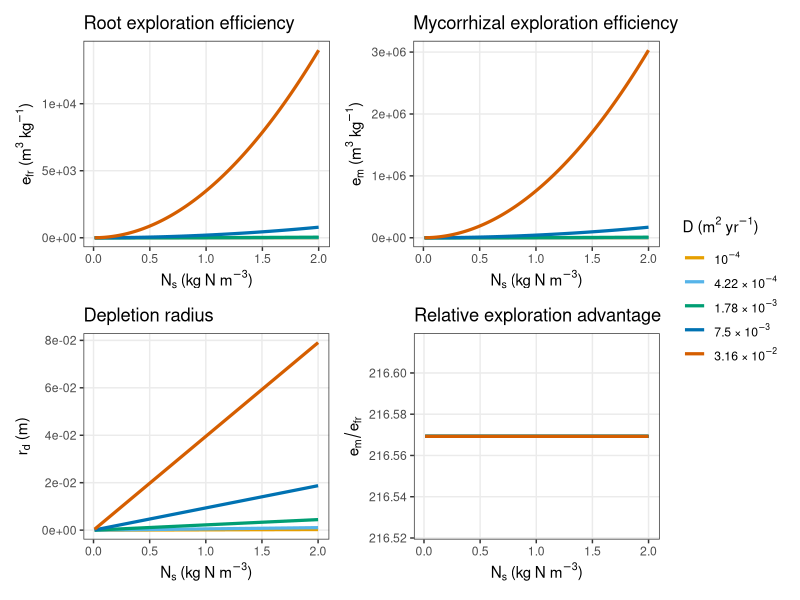
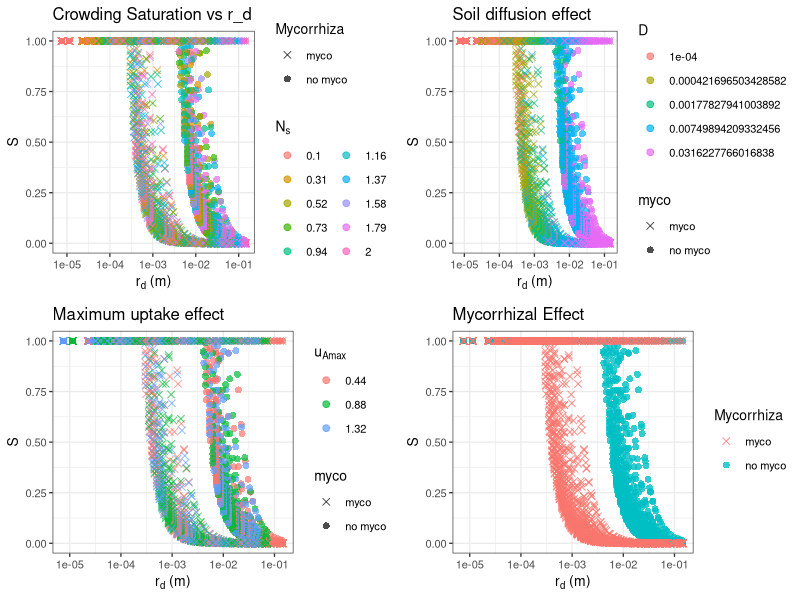
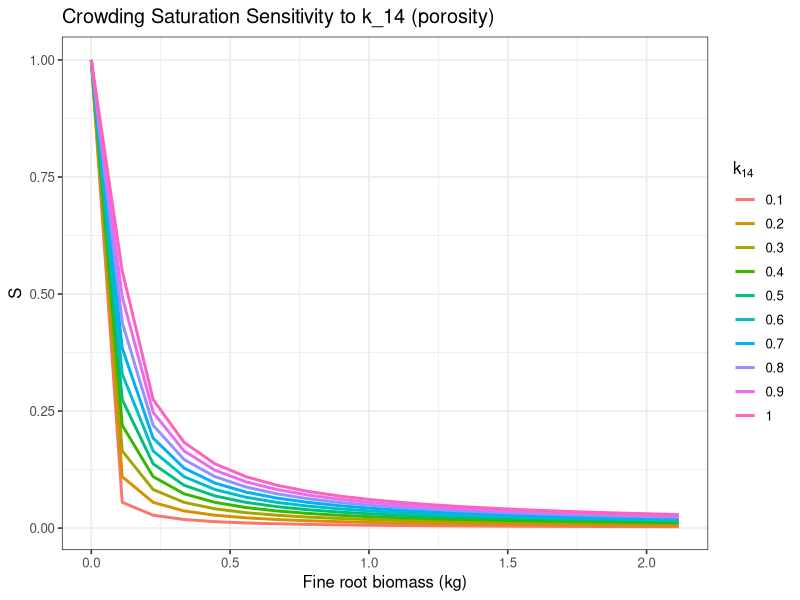
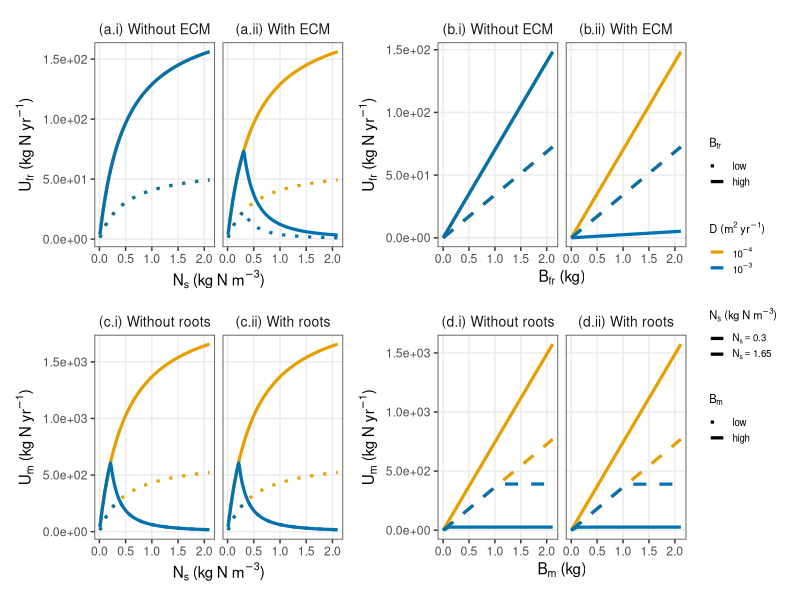
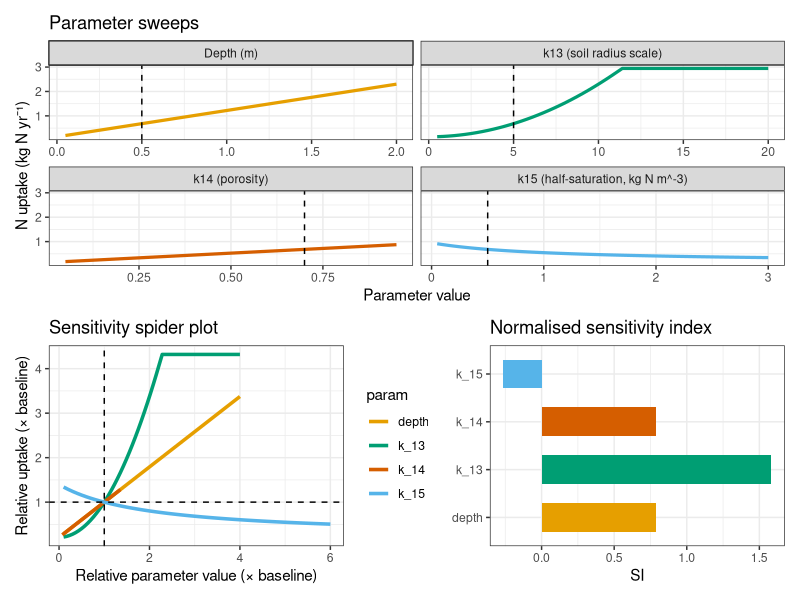
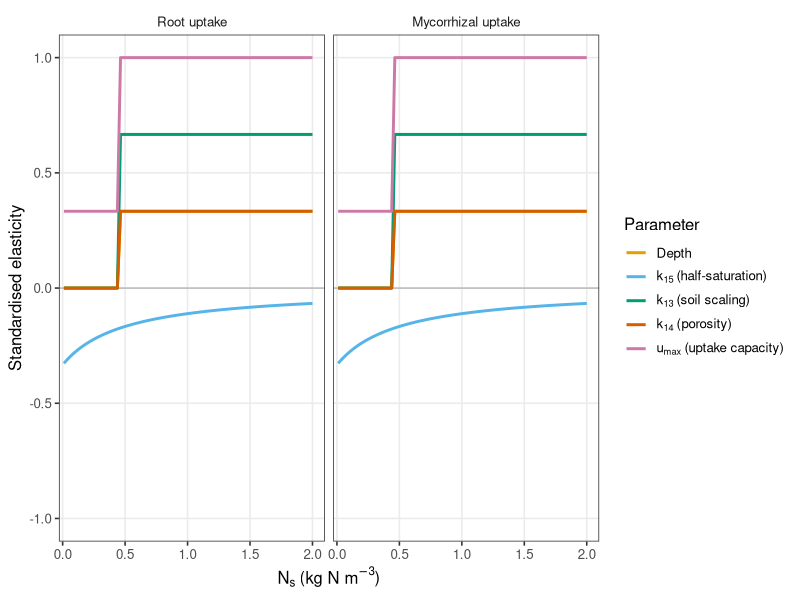
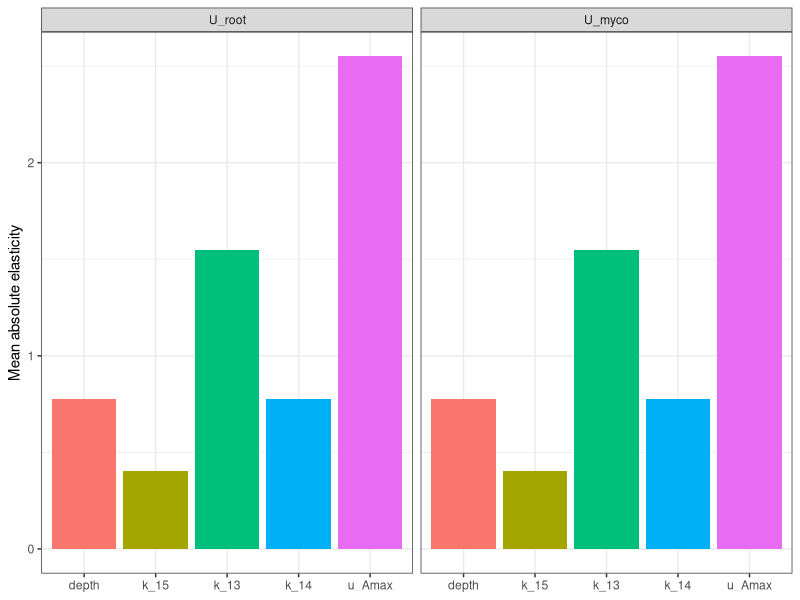

Here is the R script that generated these plots, in order:
## ---- chunk 1
library(ggplot2)
library(dplyr)
library(tidyr)
library(purrr)
library(gridExtra)
library(patchwork)
library(viridis)
## ---- chunk 2
###
### SOIL PARAMETERS
###

# Area-based max uptake (kg N m^-2 year^-1) — from hydroponic experiments
u_Amax <- 0.8

# Effective soil diffusion coefficient (m^2 year^-1)
D_default <- 1e-3

# Biochemical half-saturation constant (kg N m^-3)
k_15 <- 0.5

depth <- 0.5

###
### ROOT PARAMETERS
###

# ECM hyphal traits
myco_diameter <- 1e-5   # m
myco_density  <- 330    # kg m^-3

# Mycorrhizal turnover rate (year^-1)
T_m <- 2

# Fraction of roots colonised by ECM
mycorrhized <- 0.9

# Root architecture defaults
n <- 2.75e6
l <- 1.5

C_r <- 2
A_c <- C_r^2 * pi

###
### EXTRA PARAMETERS
###

k_9  <- 0.01
k_8  <- 2.7

# Soil volume scaling
k_13 <- 5
k_14 <- 0.7

traits <- list(
  k_0 = 0.5,
  k_1 = 0.25,
  k_2 = 0.15,
  k_3 = 0.02,
  k_4 = 350,
  k_5 = 150,
  k_6 = 3,
  k_7 = 3,
  k_8 = k_8,
  k_9 = k_9
)

# Fixed plot parameters
B_cr_fixed       <- 0
rho_cr_fixed     <- 500
crown_area_fixed <- pi * C_r^2
## ---- chunk 3
############################################################
## ROOT ARCHITECTURE FUNCTIONS
############################################################

# Eq. diameter: d(l) = k_1 / l^k_0
root_diameter <- function(root_length, traits) {
  traits$k_1 / (root_length ^ traits$k_0)
}

# Eq. cortex proportion: PRD(l) = (k_2 + k_3/d(l))^2
root_cortex_proportion <- function(root_length, traits) {
  d <- root_diameter(root_length, traits)
  (traits$k_2 + traits$k_3 / d)^2
}

# Eq. density: rho(l) = k_4 * PRD(l) + k_5
root_density <- function(root_length, traits) {
  PRD <- root_cortex_proportion(root_length, traits)
  traits$k_4 * PRD + traits$k_5
}

# Eq. age: a(l) = k_6 * (1 - exp(-k_7 * d(l)))
root_age <- function(root_length, traits) {
  d <- root_diameter(root_length, traits)
  traits$k_6 * (1 - exp(-traits$k_7 * d))
}

# Eq. biomass
root_biomass_per_crown_area <- function(root_length, root_no, traits) {
  d_m <- root_diameter(root_length, traits) / 1000
  rho <- root_density(root_length, traits)
  l_m <- root_length / 1000
  rho * (d_m / 2)^2 * l_m * pi * root_no
}

root_mass <- function(root_length, root_no, crown_area, traits) {
  2 * root_biomass_per_crown_area(root_length, root_no, traits) * crown_area
}

############################################################
## ORGAN-SPECIFIC u_Bmax
## u_Bmax_i = u_Amax * 4 / (rho_i * d_i)
## Derived from surface-area-to-biomass ratio of a cylinder
############################################################

u_Bmax_organ <- function(u_Amax, rho, d_m) {
  u_Amax * 4 / (rho * d_m)
}

############################################################
## DEPLETION RADIUS
## Eq. r_d: r_d = D * (N_s + k_15) / u_Amax
############################################################

depletion_radius <- function(N_s, D, u_Amax) {
  D * N_s / u_Amax
}

############################################################
## EXPLORATION EFFICIENCY
## Annulus-corrected: e_i = 4*(r_d^2 + r_d*d_i) / (rho_i * d_i^2)
############################################################

e_u_root <- function(N_s, root_length, D, u_Amax, k_15, traits) {
  d_m <- root_diameter(root_length, traits) / 2000   # radius in m
  rho <- root_density(root_length, traits)
  r_d <- depletion_radius(N_s, D, u_Amax)
  4 * r_d^2 / (rho * d_m^2)
}

e_u_myco <- function(N_s, D, u_Amax, k_15, myco_diameter, myco_density) {
  r_d <- depletion_radius(N_s, D, u_Amax)
  4 * r_d^2 / (myco_density * (myco_diameter / 2)^2)
}

############################################################
## SOIL VOLUME
############################################################

soil_volume <- function(C_r, q, k_13) {
  (2 / 3) * pi * (k_13 * C_r)^2 * q
}

free_soil_volume <- function(C_r, q, k_13, k_14,
                              B_fr, rho_fr,
                              B_m,  rho_m,
                              B_cr, rho_cr) {
  V_soil <- soil_volume(C_r, q, k_13)
  k_14 * V_soil - B_fr / rho_fr - B_m / rho_m - B_cr / rho_cr
}

############################################################
## CROWDING SATURATION
############################################################

S_crowding <- function(B_fr, B_m, B_cr,
                       root_length,
                       myco_diameter, myco_density,
                       rho_cr,
                       D, N_s, u_Amax, k_15,
                       C_r, q, k_13, k_14,
                       traits) {

  rho_fr <- root_density(root_length, traits)
  d_fr_m <- root_diameter(root_length, traits) / 2000

  r_d <- depletion_radius(N_s, D, u_Amax)

  e_fr <- 4 * r_d^2 / (rho_fr       * d_fr_m^2)
  e_m  <- 4 * r_d^2 / (myco_density * (myco_diameter/2)^2)

  V_explored <- B_fr * e_fr + B_m * e_m

  V_free <- free_soil_volume(C_r, q, k_13, k_14,
                              B_fr, rho_fr,
                              B_m,  myco_density,
                              B_cr, rho_cr)

  if (V_explored > V_free) V_free / V_explored else 1.0
}

############################################################
## SINGLE ORGAN UPTAKE
## Eq. Uc: U_i = B_i * u_Bmax_i * S * N_s / (N_s + k_15)
############################################################

uptake_organ <- function(B_i, u_Bmax_i, S, N_s, k_15) {
  B_i * u_Bmax_i * S * (N_s / (N_s + k_15))
}

############################################################
## UPTAKE MODIFIERS
############################################################

uptake_age_modifier <- function(root_length, traits) {
  age <- root_age(root_length, traits)
  1 / (1 + exp(age - traits$k_8))
}

nitrogen_gate <- function(root_no, root_length, traits) {
  d  <- root_diameter(root_length, traits)
  SA <- root_no * pi * d * root_length
  SA / (SA + traits$k_9)
}

############################################################
## WHOLE-PLANT UPTAKE
## Eq. U_a: U_a = a_u * [(1-m)*U_fr + m*g(n,l)*T_m*max(0,N_m)]
############################################################

plant_uptake <- function(N_s, N_m,
                         crown_area, root_length, root_no,
                         B_m, B_cr, rho_cr,
                         traits,
                         mycorrhized,
                         T_m,
                         myco_diameter, myco_density,
                         C_r, q = 0.5, k_13 = 2, k_14 = 0.5,
                         u_Amax, D, k_15) {

  B_fr   <- root_mass(root_length, root_no, crown_area, traits)
  rho_fr <- root_density(root_length, traits)
  d_fr_m <- root_diameter(root_length, traits) / 1000

  u_Bmax_fr <- u_Bmax_organ(u_Amax, rho_fr,      d_fr_m)
  u_Bmax_m  <- u_Bmax_organ(u_Amax, myco_density, myco_diameter)

  S <- S_crowding(
    B_fr = B_fr, B_m = B_m, B_cr = B_cr,
    root_length = root_length,
    myco_diameter = myco_diameter, myco_density = myco_density,
    rho_cr = rho_cr,
    D = D, N_s = N_s, u_Amax = u_Amax, k_15 = k_15,
    C_r = C_r, q = q, k_13 = k_13, k_14 = k_14,
    traits = traits
  )

  U_fr <- uptake_organ(B_fr, u_Bmax_fr, S, N_s, k_15)
  U_m  <- uptake_organ(B_m,  u_Bmax_m,  S, N_s, k_15)

  a_u <- uptake_age_modifier(root_length, traits)
  g   <- nitrogen_gate(root_no, root_length, traits)

  ECM_transfer <- mycorrhized * g * T_m * max(0, N_m)
  U_a <- a_u * ((1 - mycorrhized) * U_fr + ECM_transfer)

  return(list(
    N_total      = U_a,
    U_fr         = U_fr,
    U_m          = U_m,
    u_Bmax_fr    = u_Bmax_fr,
    u_Bmax_m     = u_Bmax_m,
    ECM_transfer = ECM_transfer,
    S            = S,
    a_u          = a_u,
    g            = g,
    B_fr         = B_fr
  ))
}
## ---- chunk 4
# ===============================================================
# Exploration efficiency plots
# ===============================================================

N_s_vals  <- seq(0.01, 2, length.out = 200)
D_vals    <- 10^seq(-1.5, -4, length.out = 5)

root_d_m <- root_diameter(l, traits) / 1000
root_rho <- root_density(l, traits)

cb_palette <- c("#E69F00", "#56B4E9", "#009E73", "#0072B2", "#D55E00")

sci_label <- function(x) {
  exponent <- floor(log10(x))
  base     <- round(x / 10^exponent, 2)
  if (base == 1) {
    parse(text = sprintf("10^%d", exponent))
  } else {
    parse(text = sprintf("%g ~ '×' ~ 10^%d", base, exponent))
  }
}

D_levels <- sort(unique(D_vals))
D_labels <- sapply(D_levels, sci_label)

df_eu <- expand_grid(N_s = N_s_vals, D = D_vals) %>%
  mutate(
    r_d   = mapply(function(ns, d) depletion_radius(ns, d, u_Amax), N_s, D),
    e_r   = 4 * r_d^2 / (root_rho    * (root_d_m / 2)^2),
    e_m   = 4 * r_d^2 / (myco_density * (myco_diameter / 2)^2),
    ratio = e_m / e_r,
    D     = factor(D, levels = D_levels)
  )

scale_D <- scale_colour_manual(
  values = cb_palette,
  labels = D_labels,
  name   = expression(D~"(m"^2~"yr"^{-1}*")")
)

theme_pub <- theme_bw(base_size = 11) +
  theme(panel.grid.minor = element_blank(),
        strip.background = element_blank(),
        strip.text       = element_blank(),
        legend.position  = "right")

p_root <- ggplot(df_eu, aes(N_s, e_r, colour = D)) +
  geom_line(linewidth = 1.1) + scale_D +
  scale_y_continuous(labels = scales::scientific) +
  labs(title = "Root exploration efficiency",
       x = expression(N[s]~"(kg N m"^{-3}*")"),
       y = expression(e[fr]~"(m"^3~"kg"^{-1}*")")) +
  theme_pub

p_myco <- ggplot(df_eu, aes(N_s, e_m, colour = D)) +
  geom_line(linewidth = 1.1) + scale_D +
  scale_y_continuous(labels = scales::scientific) +
  labs(title = "Mycorrhizal exploration efficiency",
       x = expression(N[s]~"(kg N m"^{-3}*")"),
       y = expression(e[m]~"(m"^3~"kg"^{-1}*")")) +
  theme_pub

p_rd <- ggplot(df_eu, aes(N_s, r_d, colour = D)) +
  geom_line(linewidth = 1.1) + scale_D +
  scale_y_continuous(labels = scales::scientific) +
  labs(title = "Depletion radius",
       x = expression(N[s]~"(kg N m"^{-3}*")"),
       y = expression(r[d]~"(m)")) +
  theme_pub

p_ratio <- ggplot(df_eu, aes(N_s, ratio, colour = D)) +
  geom_line(linewidth = 1.1) + scale_D +
  scale_y_continuous(labels = scales::comma) +
  labs(title = "Relative exploration advantage",
       x = expression(N[s]~"(kg N m"^{-3}*")"),
       y = expression(e[m] / e[fr])) +
  theme_pub

(p_root | p_myco) / (p_rd | p_ratio) +
  plot_layout(guides = "collect") &
  theme(legend.position = "right")
## ---- chunk 5
n_vals     <- seq(1e1, 1e7, length.out = 20)
N_s_vals   <- seq(0.1, 2.0, length.out = 10)
D_vals     <- 10^seq(-1.5, -4, length.out = 5)
u_max_vals <- c(0.44, 0.88, 1.32)

df_n_base <- tibble(n = n_vals, l = 1.5) %>%
  rowwise() %>%
  mutate(
    B_fr      = root_mass(l, n, crown_area_fixed, traits),
    root_d_mm = root_diameter(l, traits),
    rho_fr    = root_density(l, traits)
  ) %>%
  ungroup()

df_n <- df_n_base %>%
  crossing(D = D_vals, N_s = N_s_vals, u_max = u_max_vals) %>%
  rowwise() %>%
  mutate(
    S = S_crowding(
      B_fr = B_fr, B_m = 0, B_cr = B_cr_fixed,
      root_length = l,
      myco_diameter = myco_diameter, myco_density = myco_density,
      rho_cr = rho_cr_fixed,
      D = D, N_s = N_s, u_Amax = u_max, k_15 = k_15,
      C_r = C_r, q = depth, k_13 = k_13, k_14 = k_14,
      traits = traits
    )
  ) %>%
  ungroup()

df_n_myco <- df_n_base %>%
  crossing(D = D_vals, N_s = N_s_vals, u_max = u_max_vals) %>%
  rowwise() %>%
  mutate(
    S = S_crowding(
      B_fr = B_fr, B_m = B_fr, B_cr = B_cr_fixed,
      root_length = l,
      myco_diameter = myco_diameter, myco_density = myco_density,
      rho_cr = rho_cr_fixed,
      D = D, N_s = N_s, u_Amax = u_max, k_15 = k_15,
      C_r = C_r, q = depth, k_13 = k_13, k_14 = k_14,
      traits = traits
    )
  ) %>%
  ungroup()

df_combined_n <- bind_rows(
  df_n      %>% mutate(myco = "no myco"),
  df_n_myco %>% mutate(myco = "myco")
) %>%
  mutate(r_d = mapply(function(ns, d, u) depletion_radius(ns, d, u),
                      N_s, D, u_max))

p_S_rd_Ns <- ggplot(df_combined_n,
                    aes(x = r_d, y = S, color = factor(round(N_s, 2)), shape = myco)) +
  geom_point(size = 2, alpha = 0.7) +
  scale_x_log10() +
  scale_shape_manual(values = c("no myco" = 16, "myco" = 4)) +
  labs(title = "Crowding Saturation vs r_d",
       x = expression(r[d]~"(m)"), y = "S",
       color = expression(N[s]), shape = "Mycorrhiza") +
  guides(color = guide_legend(ncol = 2)) +
  theme_bw(base_size = 10)

p_S_rd_D <- ggplot(df_combined_n,
                   aes(x = r_d, y = S, color = factor(D), shape = myco)) +
  geom_point(size = 2, alpha = 0.7) +
  scale_x_log10() +
  scale_shape_manual(values = c("no myco" = 16, "myco" = 4)) +
  labs(title = "Soil diffusion effect",
       x = expression(r[d]~"(m)"), y = "S", color = "D") +
  theme_bw(base_size = 10)

p_S_rd_umax <- ggplot(df_combined_n,
                      aes(x = r_d, y = S, color = factor(u_max), shape = myco)) +
  geom_point(size = 2, alpha = 0.7) +
  scale_x_log10() +
  scale_shape_manual(values = c("no myco" = 16, "myco" = 4)) +
  labs(title = "Maximum uptake effect",
       x = expression(r[d]~"(m)"), y = "S", color = expression(u[Amax])) +
  theme_bw(base_size = 10)

p_S_rd_myco <- ggplot(df_combined_n,
                      aes(x = r_d, y = S, color = myco, shape = myco)) +
  geom_point(size = 2, alpha = 0.8) +
  scale_x_log10() +
  scale_shape_manual(values = c("no myco" = 16, "myco" = 4)) +
  labs(title = "Mycorrhizal Effect",
       x = expression(r[d]~"(m)"), y = "S",
       color = "Mycorrhiza", shape = "Mycorrhiza") +
  theme_bw(base_size = 10)

grid.arrange(p_S_rd_Ns, p_S_rd_D, p_S_rd_umax, p_S_rd_myco, ncol = 2)

k14_vals <- seq(0.1, 1, length.out = 10)

df_k14 <- df_n_base %>%
  crossing(k14 = k14_vals) %>%
  rowwise() %>%
  mutate(
    S = S_crowding(
      B_fr = B_fr, B_m = B_fr, B_cr = B_cr_fixed,
      root_length = l,
      myco_diameter = myco_diameter, myco_density = myco_density,
      rho_cr = rho_cr_fixed,
      D = 1e-3, N_s = 1.5, u_Amax = u_Amax, k_15 = k_15,
      C_r = C_r, q = depth, k_13 = k_13, k_14 = k14,
      traits = traits
    )
  ) %>%
  ungroup()

ggplot(df_k14, aes(x = B_fr, y = S, color = factor(k14))) +
  geom_line(linewidth = 1) +
  labs(title = "Crowding Saturation Sensitivity to k_14 (porosity)",
       x = "Fine root biomass (kg)", y = "S",
       color = expression(k[14])) +
  theme_bw(base_size = 12)
## ---- chunk 6
# ===============================================================
# Root and mycorrhizal uptake: publication plots
# ===============================================================

N_s_vals      <- seq(0.01, 2.1, length.out = 200)
D_vals        <- c(1e-4, 1e-3)
u_max_fixed   <- 0.8
N_s_highlight <- c(0.3, 1.65)

cb_two   <- c("1e-04" = "#E69F00", "0.001" = "#0072B2")
D_labels <- c("1e-04" = expression(10^{-4}), "0.001" = expression(10^{-3}))

df_basis <- df_n_base

B_highlight <- c(df_basis$B_fr[7], max(df_basis$B_fr))

# Organ-specific u_Bmax
root_d_m_def  <- root_diameter(l, traits) / 1000
root_rho_def  <- root_density(l, traits)
u_Bmax_fr_def <- u_Bmax_organ(u_Amax, root_rho_def,  root_d_m_def)
u_Bmax_m_def  <- u_Bmax_organ(u_Amax, myco_density,   myco_diameter)

theme_pub <- theme_bw(base_size = 11) +
  theme(panel.grid.minor  = element_blank(),
        strip.background  = element_blank(),
        legend.position   = "right",
        legend.text       = element_text(size = 7),
        legend.title      = element_text(size = 8),
        legend.key.size   = unit(0.4, "cm"),
        legend.spacing.y  = unit(0.2, "cm"))

# ---------------------------------------------------------------
# ROOT UPTAKE
# ---------------------------------------------------------------

df_root_Ns <- crossing(
    B_fr  = B_highlight,
    myco  = c("no myco", "myco"),
    N_s   = N_s_vals,
    D     = D_vals
  ) %>%
  rowwise() %>%
  mutate(
    B_m_use = ifelse(myco == "myco", 1.0, 0),
    S = S_crowding(
      B_fr = B_fr, B_m = B_m_use, B_cr = B_cr_fixed,
      root_length = l,
      myco_diameter = myco_diameter, myco_density = myco_density,
      rho_cr = rho_cr_fixed,
      D = D, N_s = N_s, u_Amax = u_max_fixed, k_15 = k_15,
      C_r = C_r, q = depth, k_13 = k_13, k_14 = k_14,
      traits = traits
    ),
    U_fr    = uptake_organ(B_fr, u_Bmax_fr_def, S, N_s, k_15),
    D_label = factor(as.character(D), levels = c("1e-04", "0.001")),
    B_label = factor(ifelse(B_fr == min(B_highlight), "low", "high"),
                     levels = c("low", "high"))
  ) %>%
  ungroup() %>%
  mutate(panel = factor(ifelse(myco == "no myco",
                               "(a.i) Without ECM", "(a.ii) With ECM"),
                        levels = c("(a.i) Without ECM", "(a.ii) With ECM")))

p_root_Ns <- ggplot(df_root_Ns,
       aes(x = N_s, y = U_fr, colour = D_label, linetype = B_label)) +
  geom_line(linewidth = 1.1) +
  facet_wrap(~ panel) +
  scale_colour_manual(values = cb_two, labels = D_labels,
                      name = expression(D~"(m"^2~"yr"^{-1}*")")) +
  scale_linetype_manual(values = c("low" = 3, "high" = 1),
                        name = expression(B[fr])) +
  scale_y_continuous(labels = scales::scientific) +
  labs(x = expression(N[s]~"(kg N m"^{-3}*")"),
       y = expression(U[fr]~"(kg N yr"^{-1}*")")) +
  theme_pub +
  theme(strip.text = element_text(size = 10))

df_root_B <- df_basis %>%
  crossing(
    myco = c("no myco", "myco"),
    N_s  = N_s_highlight,
    D    = D_vals
  ) %>%
  rowwise() %>%
  mutate(
    B_m_use = ifelse(myco == "myco", 1.0, 0),
    S = S_crowding(
      B_fr = B_fr, B_m = B_m_use, B_cr = B_cr_fixed,
      root_length = l,
      myco_diameter = myco_diameter, myco_density = myco_density,
      rho_cr = rho_cr_fixed,
      D = D, N_s = N_s, u_Amax = u_max_fixed, k_15 = k_15,
      C_r = C_r, q = depth, k_13 = k_13, k_14 = k_14,
      traits = traits
    ),
    U_fr    = uptake_organ(B_fr, u_Bmax_fr_def, S, N_s, k_15),
    D_label = factor(as.character(D), levels = c("1e-04", "0.001")),
    N_label = factor(as.character(N_s), levels = c("0.3", "1.65"))
  ) %>%
  ungroup() %>%
  mutate(panel = factor(ifelse(myco == "no myco",
                               "(b.i) Without ECM", "(b.ii) With ECM"),
                        levels = c("(b.i) Without ECM", "(b.ii) With ECM")))

p_root_B <- ggplot(df_root_B,
       aes(x = B_fr, y = U_fr, colour = D_label, linetype = N_label)) +
  geom_line(linewidth = 1.1) +
  facet_wrap(~ panel) +
  scale_colour_manual(values = cb_two, labels = D_labels,
                      name = expression(D~"(m"^2~"yr"^{-1}*")")) +
  scale_linetype_manual(values = c("0.3" = "dashed", "1.65" = "solid"),
                        labels = c("0.3" = expression(N[s] == 0.3),
                                   "1.65" = expression(N[s] == 1.65)),
                        name = expression(N[s]~"(kg N m"^{-3}*")")) +
  scale_y_continuous(labels = scales::scientific) +
  labs(x = expression(B[fr]~"(kg)"),
       y = expression(U[fr]~"(kg N yr"^{-1}*")")) +
  theme_pub +
  theme(strip.text = element_text(size = 10))

# ---------------------------------------------------------------
# MYCORRHIZAL UPTAKE
# ---------------------------------------------------------------

df_myco_Ns <- crossing(
    B_fr  = B_highlight,
    root  = c("no root", "root"),
    N_s   = N_s_vals,
    D     = D_vals
  ) %>%
  rowwise() %>%
  mutate(
    B_fr_use = ifelse(root == "root", 1.0, 0),
    S = S_crowding(
      B_fr = B_fr_use, B_m = B_fr, B_cr = B_cr_fixed,
      root_length = l,
      myco_diameter = myco_diameter, myco_density = myco_density,
      rho_cr = rho_cr_fixed,
      D = D, N_s = N_s, u_Amax = u_max_fixed, k_15 = k_15,
      C_r = C_r, q = depth, k_13 = k_13, k_14 = k_14,
      traits = traits
    ),
    U_m     = uptake_organ(B_fr, u_Bmax_m_def, S, N_s, k_15),
    D_label = factor(as.character(D), levels = c("1e-04", "0.001")),
    B_label = factor(ifelse(B_fr == min(B_highlight), "low", "high"),
                     levels = c("low", "high"))
  ) %>%
  ungroup() %>%
  mutate(panel = factor(ifelse(root == "no root",
                               "(c.i) Without roots", "(c.ii) With roots"),
                        levels = c("(c.i) Without roots", "(c.ii) With roots")))

p_myco_Ns <- ggplot(df_myco_Ns,
       aes(x = N_s, y = U_m, colour = D_label, linetype = B_label)) +
  geom_line(linewidth = 1.1) +
  facet_wrap(~ panel) +
  scale_colour_manual(values = cb_two, labels = D_labels,
                      name = expression(D~"(m"^2~"yr"^{-1}*")")) +
  scale_linetype_manual(values = c("low" = 3, "high" = 1),
                        name = expression(B[m])) +
  scale_y_continuous(labels = scales::scientific) +
  labs(x = expression(N[s]~"(kg N m"^{-3}*")"),
       y = expression(U[m]~"(kg N yr"^{-1}*")")) +
  theme_pub +
  theme(strip.text = element_text(size = 10))

df_myco_B <- df_basis %>%
  crossing(
    root = c("no root", "root"),
    N_s  = N_s_highlight,
    D    = D_vals
  ) %>%
  rowwise() %>%
  mutate(
    B_fr_use = ifelse(root == "root", 1.0, 0),
    S = S_crowding(
      B_fr = B_fr_use, B_m = B_fr, B_cr = B_cr_fixed,
      root_length = l,
      myco_diameter = myco_diameter, myco_density = myco_density,
      rho_cr = rho_cr_fixed,
      D = D, N_s = N_s, u_Amax = u_max_fixed, k_15 = k_15,
      C_r = C_r, q = depth, k_13 = k_13, k_14 = k_14,
      traits = traits
    ),
    U_m     = uptake_organ(B_fr, u_Bmax_m_def, S, N_s, k_15),
    D_label = factor(as.character(D), levels = c("1e-04", "0.001")),
    N_label = factor(as.character(N_s), levels = c("0.3", "1.65"))
  ) %>%
  ungroup() %>%
  mutate(panel = factor(ifelse(root == "no root",
                               "(d.i) Without roots", "(d.ii) With roots"),
                        levels = c("(d.i) Without roots", "(d.ii) With roots")))

p_myco_B <- ggplot(df_myco_B,
       aes(x = B_fr, y = U_m, colour = D_label, linetype = N_label)) +
  geom_line(linewidth = 1.1) +
  facet_wrap(~ panel) +
  scale_colour_manual(values = cb_two, labels = D_labels,
                      name = expression(D~"(m"^2~"yr"^{-1}*")")) +
  scale_linetype_manual(values = c("0.3" = "dashed", "1.65" = "solid"),
                        labels = c("0.3" = expression(N[s] == 0.3),
                                   "1.65" = expression(N[s] == 1.65)),
                        name = expression(N[s]~"(kg N m"^{-3}*")")) +
  scale_y_continuous(labels = scales::scientific) +
  labs(x = expression(B[m]~"(kg)"),
       y = expression(U[m]~"(kg N yr"^{-1}*")")) +
  theme_pub +
  theme(strip.text = element_text(size = 10))

(p_root_Ns | p_root_B) / (p_myco_Ns | p_myco_B) +
  plot_layout(guides = "collect") &
  theme(legend.position = "right")
## ---- chunk 7
# ---------------------------------------------------------------
# Fixed operating point for sensitivity analysis
# ---------------------------------------------------------------

N_s_fixed  <- 1.0
N_m_fixed  <- 0.1
B_m_fixed  <- 0.5

run_uptake <- function(depth_val, k15_val, k13_val, k14_val) {
  plant_uptake(
    N_s           = N_s_fixed,
    N_m           = N_m_fixed,
    crown_area    = crown_area_fixed,
    root_length   = l,
    root_no       = n,
    B_m           = B_m_fixed,
    B_cr          = B_cr_fixed,
    rho_cr        = rho_cr_fixed,
    traits        = traits,
    mycorrhized   = mycorrhized,
    T_m           = T_m,
    myco_diameter = myco_diameter,
    myco_density  = myco_density,
    C_r           = C_r,
    q             = depth_val,
    k_13          = k13_val,
    k_14          = k14_val,
    u_Amax        = u_Amax,
    D             = D_default,
    k_15          = k15_val
  )$N_total
}

baseline_uptake <- run_uptake(depth, k_15, k_13, k_14)

# ---------------------------------------------------------------
# Parameter sweeps
# ---------------------------------------------------------------

n_pts <- 60

param_ranges <- list(
  depth = seq(0.05, 2.0,  length.out = n_pts),
  k_15  = seq(0.05, 3.0,  length.out = n_pts),
  k_13  = seq(0.5,  20.0, length.out = n_pts),
  k_14  = seq(0.05, 0.95, length.out = n_pts)
)

df_sa <- bind_rows(
  tibble(param = "depth", value = param_ranges$depth,
         uptake = sapply(param_ranges$depth, \(v) run_uptake(v, k_15, k_13, k_14))),
  tibble(param = "k_15", value = param_ranges$k_15,
         uptake = sapply(param_ranges$k_15, \(v) run_uptake(depth, v, k_13, k_14))),
  tibble(param = "k_13", value = param_ranges$k_13,
         uptake = sapply(param_ranges$k_13, \(v) run_uptake(depth, k_15, v, k_14))),
  tibble(param = "k_14", value = param_ranges$k_14,
         uptake = sapply(param_ranges$k_14, \(v) run_uptake(depth, k_15, k_13, v)))
) %>%
  mutate(param = factor(param, levels = c("depth", "k_15", "k_13", "k_14")))

# ---------------------------------------------------------------
# Sensitivity index
# ---------------------------------------------------------------

eps <- 0.01

si_df <- tibble(
  param = c("depth", "k_15", "k_13", "k_14"),
  default_val = c(depth, k_15, k_13, k_14),
  SI = c(
    (run_uptake(depth*(1+eps), k_15, k_13, k_14) -
     run_uptake(depth*(1-eps), k_15, k_13, k_14)) / (2*eps*baseline_uptake),
    (run_uptake(depth, k_15*(1+eps), k_13, k_14) -
     run_uptake(depth, k_15*(1-eps), k_13, k_14)) / (2*eps*baseline_uptake),
    (run_uptake(depth, k_15, k_13*(1+eps), k_14) -
     run_uptake(depth, k_15, k_13*(1-eps), k_14)) / (2*eps*baseline_uptake),
    (run_uptake(depth, k_15, k_13, k_14*(1+eps)) -
     run_uptake(depth, k_15, k_13, k_14*(1-eps))) / (2*eps*baseline_uptake)
  )
)

# ---------------------------------------------------------------
# Spider plot
# ---------------------------------------------------------------

df_spider <- df_sa %>%
  left_join(
    tibble(
      param = c("depth", "k_15", "k_13", "k_14"),
      default_val = c(depth, k_15, k_13, k_14)
    ),
    by = "param"
  ) %>%
  mutate(
    rel_param  = value / default_val,
    rel_uptake = uptake / baseline_uptake
  )

cb_sa <- c(depth = "#E69F00", k_15 = "#56B4E9", k_13 = "#009E73", k_14 = "#D55E00")

p_spider <- ggplot(df_spider, aes(rel_param, rel_uptake, colour = param)) +
  geom_line(linewidth = 1.2) +
  geom_hline(yintercept = 1, linetype = "dashed") +
  geom_vline(xintercept = 1, linetype = "dashed") +
  scale_colour_manual(values = cb_sa) +
  labs(
    title = "Sensitivity spider plot",
    x = "Relative parameter value (× baseline)",
    y = "Relative uptake (× baseline)"
  ) +
  theme_bw()

# ---------------------------------------------------------------
# Tornado plot
# ---------------------------------------------------------------

p_tornado <- ggplot(si_df, aes(x = param, y = SI, fill = param)) +
  geom_col(width = 0.6, show.legend = FALSE) +
  coord_flip() +
  scale_fill_manual(values = cb_sa) +
  labs(
    title = "Normalised sensitivity index",
    x = NULL,
    y = "SI"
  ) +
  theme_bw()

# ---------------------------------------------------------------
# Sweep panels
# ---------------------------------------------------------------

strip_labs <- c(
  depth = "Depth (m)",
  k_15  = "k15 (half-saturation, kg N m^-3)",
  k_13  = "k13 (soil radius scale)",
  k_14  = "k14 (porosity)"
)

baseline_vlines <- tibble(
  param = c("depth", "k_15", "k_13", "k_14"),
  xint  = c(depth, k_15, k_13, k_14)
)

p_sweeps <- ggplot(df_sa, aes(value, uptake, colour = param)) +
  geom_line(linewidth = 1.1, show.legend = FALSE) +
  geom_vline(data = baseline_vlines, aes(xintercept = xint),
             linetype = "dashed") +
  facet_wrap(~param, scales = "free_x",
             labeller = labeller(param = strip_labs)) +
  scale_colour_manual(values = cb_sa) +
  labs(
    title = "Parameter sweeps",
    x = "Parameter value",
    y = "N uptake (kg N yr⁻¹)"
  ) +
  theme_bw()

# ---------------------------------------------------------------
# Combine
# ---------------------------------------------------------------

p_sweeps / (p_spider | p_tornado)
## ---- chunk 8
library(dplyr)
library(ggplot2)
library(tidyr)

eps <- 1e-4

# nitrogen gradient
N_vals <- seq(0.01, 2, length.out = 80)

params <- c("depth", "k_15", "k_13", "k_14", "u_Amax")

components <- c("U_root", "U_myco")

# ------------------------------------------------------------
# Core simulation wrapper (fully explicit arguments)
# ------------------------------------------------------------
run_U <- function(N, depth, k_15, k_13, k_14, u_Amax) {

  out <- plant_uptake(
    N_s = N,
    N_m = N_m_fixed,
    crown_area = crown_area_fixed,
    root_length = l,
    root_no = n,
    B_m = B_m_fixed,
    B_cr = B_cr_fixed,
    rho_cr = rho_cr_fixed,
    traits = traits,
    mycorrhized = mycorrhized,
    T_m = T_m,
    myco_diameter = myco_diameter,
    myco_density = myco_density,
    C_r = C_r,
    q = depth,
    k_13 = k_13,
    k_14 = k_14,
    u_Amax = u_Amax,
    D = D_default,
    k_15 = k_15
  )

  c(
    U_total = out$N_total,
    U_root  = out$U_fr,
    U_myco  = out$U_m
  )
}

# ------------------------------------------------------------
# Elasticity function (robust + safe in dplyr)
# ------------------------------------------------------------
elasticity <- function(N, param, component,
                       depth, k_15, k_13, k_14, u_Amax) {

  component <- as.character(component)

  base <- run_U(N, depth, k_15, k_13, k_14, u_Amax)[component]

  pert <- switch(param,

    depth = run_U(N, depth * (1 + eps), k_15, k_13, k_14, u_Amax)[component],

    k_15  = run_U(N, depth, k_15 * (1 + eps), k_13, k_14, u_Amax)[component],

    k_13  = run_U(N, depth, k_15, k_13 * (1 + eps), k_14, u_Amax)[component],

    k_14  = run_U(N, depth, k_15, k_13, k_14 * (1 + eps), u_Amax)[component],

    u_Amax = run_U(N, depth, k_15, k_13, k_14, u_Amax * (1 + eps))[component]
  )

  (pert - base) / (eps * base + 1e-12)
}

# ------------------------------------------------------------
# Parameter grid (THIS WAS MISSING BEFORE)
# ------------------------------------------------------------
grid <- expand.grid(
  N = N_vals,
  param = params,
  component = components,
  KEEP.OUT.ATTRS = FALSE
)

# ------------------------------------------------------------
# Run sensitivity analysis (safe rowwise evaluation)
# ------------------------------------------------------------
df <- grid %>%
  rowwise() %>%
  mutate(
    SI = elasticity(
      N, param, component,
      depth = depth,
      k_15 = k_15,
      k_13 = k_13,
      k_14 = k_14,
      u_Amax = u_Amax
    )
  ) %>%
  ungroup()

# ------------------------------------------------------------
# Scaling
# ------------------------------------------------------------
df <- df %>%
  mutate(
    SI_abs = abs(SI),
    SI_scaled = SI / max(SI_abs, na.rm = TRUE)
  )

# ------------------------------------------------------------
# Importance summary
# ------------------------------------------------------------
importance <- df %>%
  group_by(param, component) %>%
  summarise(
    mean_abs_SI = mean(abs(SI), na.rm = TRUE),
    .groups = "drop"
  )

# ------------------------------------------------------------
# Labels
# ------------------------------------------------------------
param_labels <- c(
  depth  = "Depth",
  k_15   = expression(k[15]~"(half-saturation)"),
  k_13   = expression(k[13]~"(soil scaling)"),
  k_14   = expression(k[14]~"(porosity)"),
  u_Amax = expression(u[max]~"(uptake capacity)")
)

comp_labels <- c(
  U_root = "Root uptake",
  U_myco = "Mycorrhizal uptake"
)

# ------------------------------------------------------------
# Plot 1: Elasticity profiles
# ------------------------------------------------------------
ggplot(df, aes(x = N, y = SI_scaled, colour = param)) +
  geom_hline(yintercept = 0, linewidth = 0.3, colour = "grey60") +
  geom_line(linewidth = 1) +
  facet_wrap(~ component, labeller = labeller(component = comp_labels)) +
  scale_colour_manual(values = c(
    depth  = "#E69F00",
    k_15   = "#56B4E9",
    k_13   = "#009E73",
    k_14   = "#D55E00",
    u_Amax = "#CC79A7"
  ), labels = param_labels) +
  scale_x_continuous(expand = expansion(mult = c(0.02, 0.05))) +
  scale_y_continuous(limits = c(-1, 1), oob = scales::squish) +
  labs(
    x = expression(N[s]~"(kg N m"^{-3}*")"),
    y = "Standardised elasticity",
    colour = "Parameter"
  ) +
  theme_bw(base_size = 12) +
  theme(
    legend.position = "right",
    strip.background = element_blank(),
    panel.grid.minor = element_blank()
  )

# ------------------------------------------------------------
# Plot 2: Importance ranking
# ------------------------------------------------------------
ggplot(importance, aes(param, mean_abs_SI, fill = param)) +
  geom_col(show.legend = FALSE) +
  facet_wrap(~ component) +
  theme_bw() +
  labs(
    x = NULL,
    y = "Mean absolute elasticity"
  )
